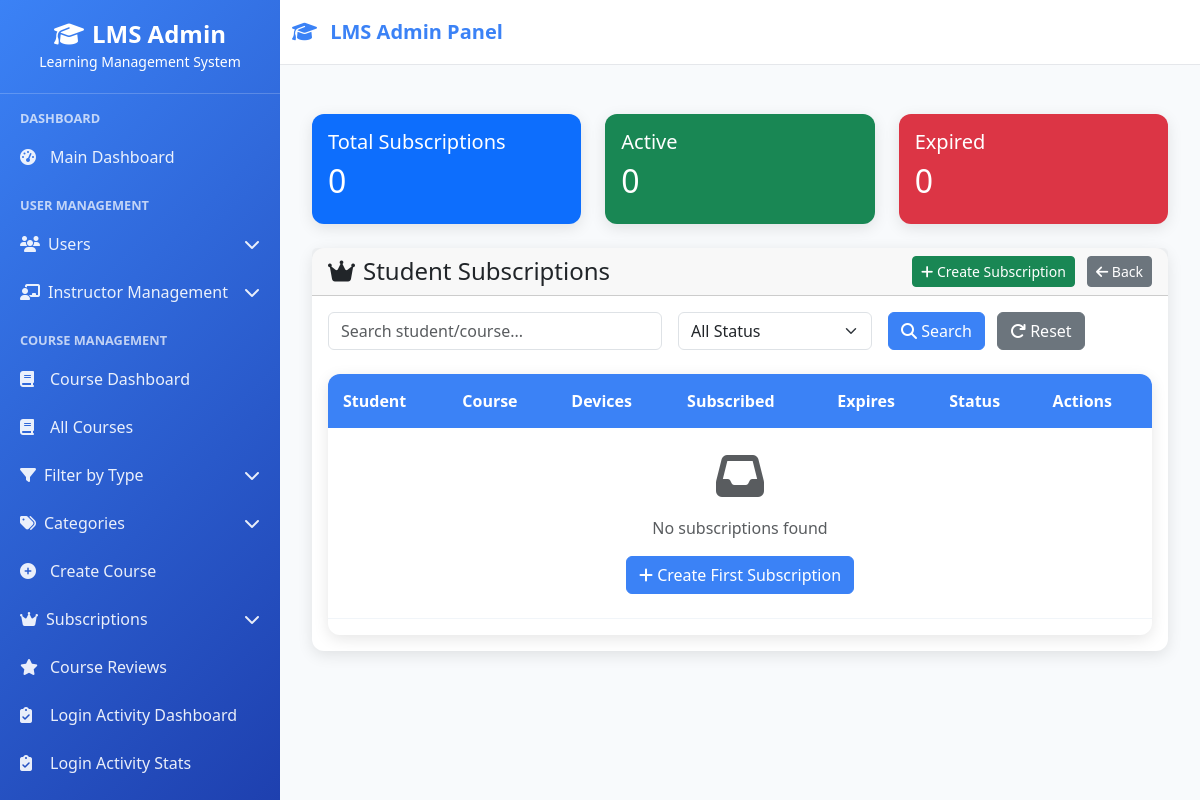
Page /courses/subscriptions/ (signed in) on the earlier database version.
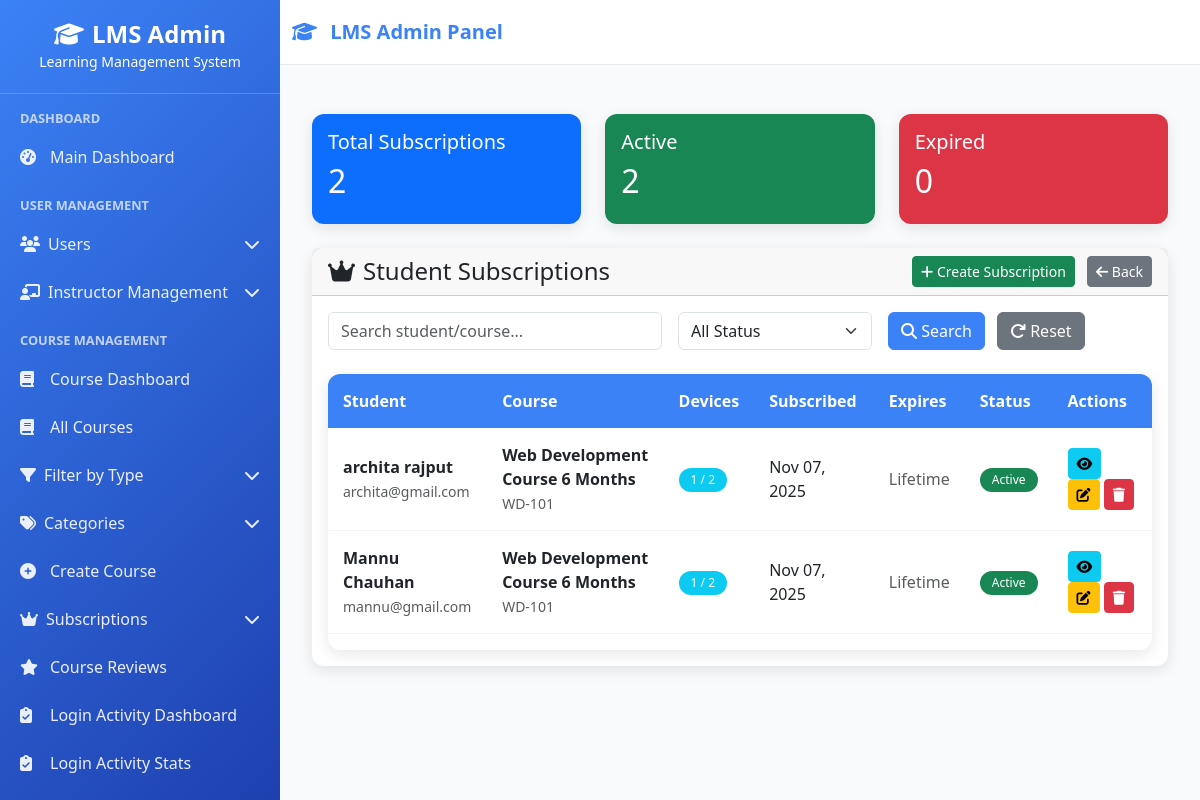
Same page on the later database version.
### courses/models.py (models this page shows, shortened)
class StudentSubscription(models.Model):
    student = models.ForeignKey(
        User, on_delete=models.CASCADE,
        limit_choices_to={'role': 'student'},
        related_name='course_subscriptions'
    )
    course = models.ForeignKey(Course, on_delete=models.CASCADE, related_name='subscriptions')
    max_devices = models.PositiveIntegerField(default=2, help_text="Maximum allowed devices")
    current_devices = models.PositiveIntegerField(default=0)
    subscribed_at = models.DateTimeField(auto_now_add=True)
    expires_at = models.DateTimeField(null=True, blank=True)
    is_active = models.BooleanField(default=True)
    class Meta:
        unique_together = ['student', 'course']
        ordering = ['-subscribed_at']
    def is_valid(self):
        if not self.is_active:
            return False
        if self.expires_at and timezone.now() > self.expires_at:
            return False
        return True

class Course(models.Model):
    DIFFICULTY_CHOICES = [
        ('beginner', 'Beginner'),
        ('intermediate', 'Intermediate'),
        ('advanced', 'Advanced'),
    ]
    STATUS_CHOICES = [
        ('draft', 'Draft'),
        ('published', 'Published'),
        ('archived', 'Archived'),
        ('suspended', 'Suspended'),
    ]
    COURSE_TYPE_CHOICES = [
        ('live', 'Live Classes'),
        ('recorded', 'Recorded'),
        ('hybrid', 'Hybrid'),
        ('offline', 'Offline')
    ]
    title = models.CharField(max_length=200)
    slug = models.SlugField(max_length=220, unique=True)
    description = models.TextField()
    short_description = models.TextField(max_length=500, help_text="Brief description for course cards")
    course_code = models.CharField(max_length=20, unique=True, help_text="e.g., CS101, PY001")
    category = models.ForeignKey(CourseCategory, on_delete=models.CASCADE, related_name='courses')
    instructor = models.ForeignKey(
        User, on_delete=models.CASCADE,
        limit_choices_to={'role': 'instructor'},
        related_name='instructor_courses'
    )
    co_instructors = models.ManyToManyField(
        User, blank=True,
        limit_choices_to={'role': 'instructor'},
        related_name='co_instructor_courses'
    )
    difficulty_level = models.CharField(max_length=20, choices=DIFFICULTY_CHOICES, default='beginner')
    course_type = models.CharField(max_length=20, choices=COURSE_TYPE_CHOICES, default='live')
    status = models.CharField(max_length=20, choices=STATUS_CHOICES, default='draft')
    max_students = models.PositiveIntegerField(default=30)
    duration_weeks = models.PositiveIntegerField(default=8, help_text="Course duration in weeks")
    hours_per_week = models.PositiveIntegerField(default=3, help_text="Expected study hours per week")
    price = models.DecimalField(max_digits=10, decimal_places=2, default=0.00)
    discounted_price = models.DecimalField(max_digits=10, decimal_places=2, null=True, blank=True)
    is_free = models.BooleanField(default=False)
    thumbnail = models.ImageField(upload_to='course_thumbnails/', null=True, blank=True)
    intro_video = models.URLField(blank=True, help_text="YouTube/Vimeo URL for course intro")
    enrollment_start_date = models.DateTimeField(null=True, blank=True)
    enrollment_end_date = models.DateTimeField(null=True, blank=True)
    course_start_date = models.DateTimeField(null=True, blank=True)
    course_end_date = models.DateTimeField(null=True, blank=True)
    prerequisites = models.TextField(blank=True, help_text="What students need to know before taking this course")
    learning_outcomes = models.TextField(help_text="What students will learn after completing this course")
    course_materials = models.TextField(blank=True, help_text="Required books, software, materials")
    meta_keywords = models.CharField(max_length=500, blank=True)
    meta_description = models.CharField(max_length=160, blank=True)
    is_active = models.BooleanField(default=True)
    is_featured = models.BooleanField(default=False, help_text="Show on homepage")
    allow_enrollment = models.BooleanField(default=True)
    created_at = models.DateTimeField(auto_now_add=True)
    updated_at = models.DateTimeField(auto_now=True)
    created_by = models.ForeignKey(
        User, on_delete=models.SET_NULL, null=True,
        related_name='created_courses'
    )
    total_enrollments = models.PositiveIntegerField(default=0)
    average_rating = models.DecimalField(max_digits=3, decimal_places=2, default=0.00)
    total_reviews = models.PositiveIntegerField(default=0)
    class Meta:
        ordering = ['-created_at']
        indexes = [
            models.Index(fields=['status', 'is_active']),
            models.Index(fields=['category', 'difficulty_level']),
            models.Index(fields=['instructor']),
        ]

### userss/models.py (models this page shows, shortened)
class CustomUser(AbstractUser):
    ROLE_CHOICES = (
    ("superadmin", "Super Admin"),
    ("instructor", "Instructor"),
    ("student", "Student"),
    ("webinar_user", "Webinar User"),  # Add this line
)
    role = models.CharField(max_length=20, choices=ROLE_CHOICES, default="student")
    phone_number = models.CharField(max_length=15, blank=True, null=True)
    profile_picture = models.ImageField(
        upload_to="profile_pics/", blank=True, null=True
    )
    bio = models.TextField(max_length=500, blank=True)
    date_of_birth = models.DateField(blank=True, null=True)
    address = models.TextField(max_length=200, blank=True)
    created_by = models.ForeignKey(
        "self",
        on_delete=models.SET_NULL,
        null=True,
        blank=True,
        related_name="created_users",
    )
    updated_at = models.DateTimeField(auto_now=True)
    def get_full_name(self):
        return f"{self.first_name} {self.last_name}".strip()
    class Meta:
        ordering = ["-date_joined"]
        verbose_name = "User"
        verbose_name_plural = "Users"

### courses/views.py (the view)
# urls.py: path("subscriptions/", views.subscription_list, name="subscription_list"),
@login_required
def subscription_list(request):
    if request.user.role != 'superadmin':
        messages.error(request, 'Only superadmin can access subscriptions.')
        return redirect('courses:course_dashboard')
    subscriptions = StudentSubscription.objects.all().select_related('student', 'course').order_by('-subscribed_at')
    search = request.GET.get('search', '')
    status_filter = request.GET.get('status', '')
    if search:
        subscriptions = subscriptions.filter(
            Q(student__username__icontains=search) |
            Q(student__email__icontains=search) |
            Q(course__title__icontains=search)
        )
    if status_filter == 'active':
        subscriptions = subscriptions.filter(is_active=True)
    elif status_filter == 'expired':
        subscriptions = subscriptions.filter(is_active=False)
    total_subs = StudentSubscription.objects.count()
    active_subs = StudentSubscription.objects.filter(is_active=True).count()
    expired_subs = total_subs - active_subs
    paginator = Paginator(subscriptions, 20)
    page = request.GET.get('page')
    subscriptions = paginator.get_page(page)
    context = {
        'subscriptions': subscriptions,
        'search': search,
        'status_filter': status_filter,
        'total_subs': total_subs,
        'active_subs': active_subs,
        'expired_subs': expired_subs,
    }
    return render(request, 'courses/subscription_list.html', context)

### lms/context_processors.py (called while the page is built, shortened)
def sidebar_context(request):
    context = {}
    if request.user.is_authenticated:
        from courses.models import Course
        is_admin = request.user.is_superuser or getattr(request.user, 'role', None) == 'superadmin'
        if is_admin:
            sidebar_courses = Course.objects.filter(is_active=True).order_by('course_code')[:15]
        elif getattr(request.user, 'role', None) == 'instructor':
            sidebar_courses = Course.objects.filter(
                instructor=request.user,
                is_active=True
            ).order_by('course_code')[:15]
        else:
            sidebar_courses = []
        context['sidebar_courses'] = sidebar_courses
        context['is_admin_user'] = is_admin  # Template में use करने के लिए
    return context

def instructor_permissions(request):
    context = {
        'instructor_permissions': [],
        'has_content_permission': False,
        'has_email_permission': False,
        'has_course_permission': False,
        'has_batch_permission': False,
        'has_student_permission': False,
        'has_analytics_permission': False,
    }
    return context

### userss/context_processors.py (called while the page is built, shortened)
def instructor_navigation(request):
    return {}

### courses/templates/courses/subscription_list.html (shortened to what the changed rows need)
{% extends 'base.html' %}
{% load static %}
{% block content %}
<div class="container-fluid py-4">
    <div class="row mb-4">
        <div class="col-md-4">
            <div class="card bg-primary text-white">
                <div class="card-body">
                    <h5>Total Subscriptions</h5>
                    <h2>{{ total_subs }}</h2>
                </div>
            </div>
        </div>
        <div class="col-md-4">
            <div class="card bg-success text-white">
                <div class="card-body">
                    <h5>Active</h5>
                    <h2>{{ active_subs }}</h2>
                </div>
            </div>
        </div>
        <div class="col-md-4">
            <div class="card bg-danger text-white">
                <div class="card-body">
                    <h2>{{ expired_subs }}</h2>
                </div>
            </div>
        </div>
    </div>
    <div class="row">
        <div class="col-12">
            <div class="card">
                <div class="card-body">
                    <div class="table-responsive">
                        <table class="table table-hover">
                            <thead>
                                <tr>
                                    <th>Student</th>
                                    <th>Course</th>
                                    <th>Devices</th>
                                    <th>Subscribed</th>
                                    <th>Expires</th>
                                    <th>Status</th>
                                    <th>Actions</th>
                                </tr>
                            </thead>
                            <tbody>
                                {% for sub in subscriptions %}
                                <tr>
                                    <td>
                                        <strong>{{ sub.student.get_full_name|default:sub.student.username }}</strong><br>
                                        <small class="text-muted">{{ sub.student.email }}</small>
                                    </td>
                                    <td>
                                        <strong>{{ sub.course.title }}</strong><br>
                                        <small class="text-muted">{{ sub.course.course_code }}</small>
                                    </td>
                                    <td>
                                        <span class="badge bg-info">{{ sub.current_devices }} / {{ sub.max_devices }}</span>
                                    </td>
                                    <td>{{ sub.subscribed_at|date:"M d, Y" }}</td>
                                    <td>
                                        {% if sub.expires_at %}
                                            {{ sub.expires_at|date:"M d, Y" }}
                                        {% else %}
                                            <span class="text-muted">Lifetime</span>
                                        {% endif %}
                                    </td>
                                    <td>
                                        {% if sub.is_valid %}
                                            <span class="badge bg-success">Active</span>
                                        {% else %}
                                            <span class="badge bg-danger">Expired</span>
                                        {% endif %}
                                    </td>
                                    <td>
                                        <a href="{% url 'courses:subscription_details' sub.student.id %}"
                                           class="btn btn-sm btn-info" title="View Details">
                                            <i class="fas fa-eye"></i>
                                        </a>
                                        <a href="{% url 'courses:edit_subscription' sub.id %}"
                                           class="btn btn-sm btn-warning" title="Edit">
                                            <i class="fas fa-edit"></i>
                                        </a>
                                        <a href="{% url 'courses:delete_subscription' sub.id %}"
                                           class="btn btn-sm btn-danger" title="Delete">
                                            <i class="fas fa-trash"></i>
                                        </a>
                                    </td>
                                </tr>
                                {% empty %}
                                <tr>
                                    <td colspan="7" class="text-center py-4">
                                        <i class="fas fa-inbox fa-3x text-muted mb-3"></i>
                                        <p class="text-muted">No subscriptions found</p>
                                        <a href="{% url 'courses:create_subscription' %}" class="btn btn-primary"><i class="fas fa-plus"></i> Create First Subscription
                                        </a>
                                    </td>
                                </tr>
                                {% endfor %}
                            </tbody>
                        </table>
                    </div>
                </div>
            </div>
        </div>
    </div>
</div>
{% endblock %}

Differences in the rows shown:
added StudentSubscription: student.get_full_name "archita rajput", student.email "archita@gmail.com", course "Web Development Course 6 Months", course.course_code "WD-101", current_devices "1", max_devices "2", subscribed_at "Nov 07, 2025", shows "Lifetime", is_active "Active"
added StudentSubscription: student.get_full_name "Mannu Chauhan", student.email "mannu@gmail.com", course "Web Development Course 6 Months", course.course_code "WD-101", current_devices "1", max_devices "2", subscribed_at "Nov 07, 2025", shows "Lifetime", is_active "Active"
Other differences:
{{ total_subs }}: "0" → "2"
{{ active_subs }}: "0" → "2"
text no longer shown: "No subscriptions found Create First Subscription"
